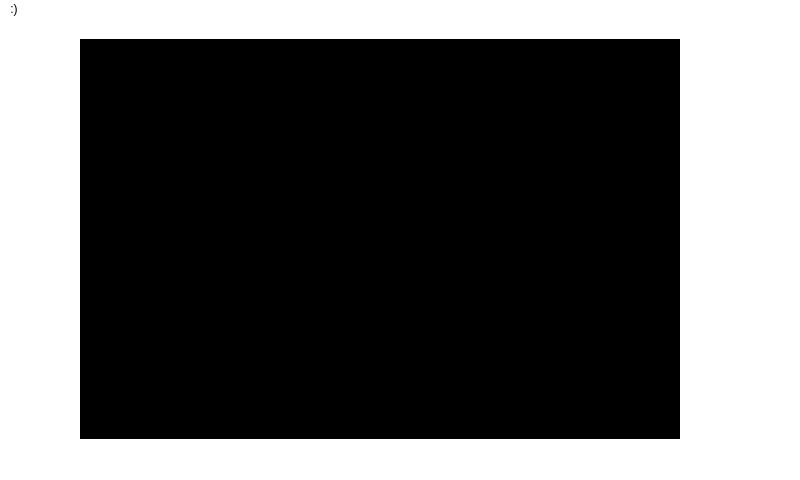
<?xml version="1.0" encoding="UTF-8"?>
<ui version="4.0">
 <class>MainWindow</class>
 <widget class="QMainWindow" name="MainWindow">
  <property name="geometry">
   <rect>
    <x>0</x>
    <y>0</y>
    <width>800</width>
    <height>480</height>
   </rect>
  </property>
  <property name="minimumSize">
   <size>
    <width>800</width>
    <height>480</height>
   </size>
  </property>
  <property name="maximumSize">
   <size>
    <width>1920</width>
    <height>16777215</height>
   </size>
  </property>
  <property name="windowTitle">
   <string>MainWindow</string>
  </property>
  <property name="styleSheet">
   <string notr="true">background-color: rgb(255, 255, 255);</string>
  </property>
  <widget class="QWidget" name="centralwidget">
   <property name="minimumSize">
    <size>
     <width>1920</width>
     <height>1080</height>
    </size>
   </property>
   <widget class="QLabel" name="labeldisplay">
    <property name="geometry">
     <rect>
      <x>80</x>
      <y>20</y>
      <width>600</width>
      <height>400</height>
     </rect>
    </property>
    <property name="minimumSize">
     <size>
      <width>600</width>
      <height>400</height>
     </size>
    </property>
    <property name="maximumSize">
     <size>
      <width>800</width>
      <height>480</height>
     </size>
    </property>
    <property name="styleSheet">
     <string notr="true">background-color: rgb(0, 0, 0);</string>
    </property>
    <property name="text">
     <string/>
    </property>
   </widget>
  </widget>
  <widget class="QMenuBar" name="menubar">
   <property name="geometry">
    <rect>
     <x>0</x>
     <y>0</y>
     <width>800</width>
     <height>22</height>
    </rect>
   </property>
   <widget class="QMenu" name="menu">
    <property name="title">
     <string>:)</string>
    </property>
   </widget>
   <addaction name="menu"/>
  </widget>
  <widget class="QStatusBar" name="statusbar"/>
 </widget>
 <resources/>
 <connections/>
</ui>
